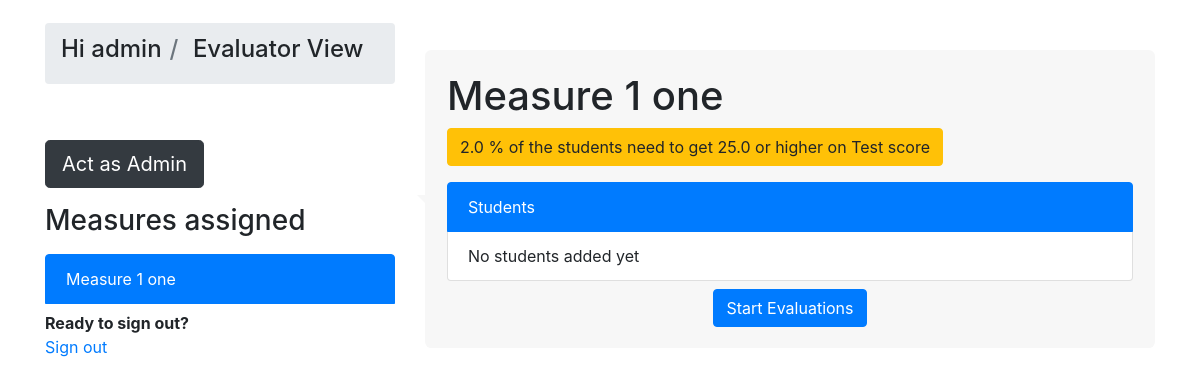
Page /home (signed in) on the earlier database version.
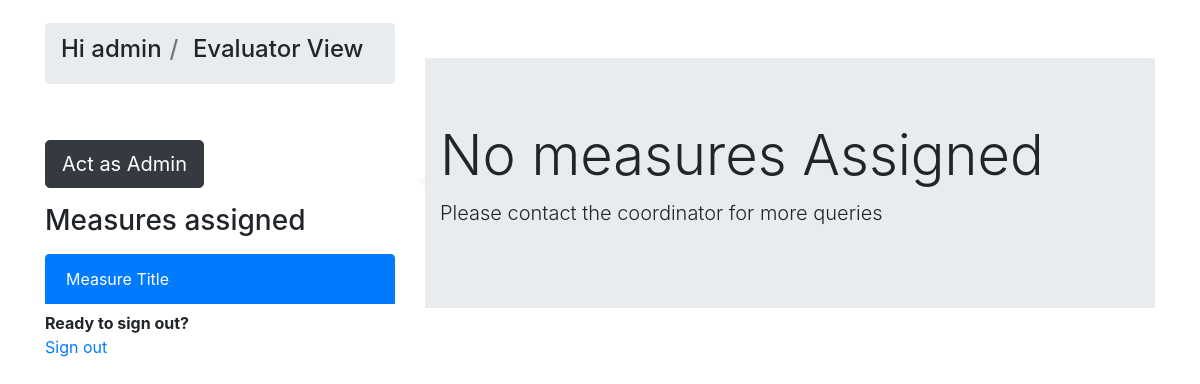
Same page on the later database version.
### main/models.py (models this page shows, shortened)
class Measure(models.Model):
    CUTOFF_TYPES = (('Percentage', 'Percentage'),
                  ('Percentile', 'Percentile'),
                  ('Average', 'Average')
                 )
    cutoff_type = models.CharField(max_length = 100, choices=CUTOFF_TYPES, default='Percentage')
    TOOL_TYPES = (('Rubric', 'Rubric'),
                  ('Test score', 'Test score')
                  )
    tool_type = models.CharField(max_length=100, choices=TOOL_TYPES, default='Rubric')
    measureTitle = models.CharField(max_length=200, default='', null=True)
    measureText = models.CharField(max_length=200, blank = True, null=True)
    outcome = models.ForeignKey(Outcome, null=True, on_delete = models.CASCADE)
    cutoff_percentage = models.FloatField(null=True, blank = True, default=0)
    cutoff_score = models.FloatField(null=True, blank=True, default=0)
    rubric = models.ForeignKey(Rubric,null=True, blank = True, on_delete = models.CASCADE)
    test_score = models.ForeignKey(Test_score, null=True, blank = True, on_delete = models.CASCADE)
    student = models.ManyToManyField(Student)
    evaluator = models.ManyToManyField(Evaluator)

### main/views.py (the view)
# urls.py: path('home', views.evaluatorhome, name='evaluatorhome'),
@login_required
def evaluatorhome(request):
    rubrics = Rubric.objects.all()
    students = Student.objects.all()
    evaluations = evaluate_rubric.objects.all()
    evaluated_flag = []
    for stu in students:
        if evaluations.filter(student=stu.name,evaluated_by=request.user.username).exists():
            evaluated_flag.append(stu.name)
    email_address = request.user.email
    measure = Measure.objects.filter(evaluator__in = Evaluator.objects.filter(email=email_address))
    context = {'rubrics':rubrics, 'students':students, 'evaluations':evaluations, 'measures':measure,
                'evaluated_flag':evaluated_flag}
    return render(request, 'main/evaluatorhome.html', context)

### main/templates/main/evaluatorhome.html (shortened to what this page needs)
{% extends  'base.html' %}
{% load static %}
{% block body_block %}
<div class = "container-fluid">
<div class = "container" id = "main_content">
  <div class="row d-flex align-items-center">
  <div class="col-4 ">
    {% if user.is_authenticated %}
      <ol class = 'breadcrumb'>
        <h4 class = "breadcrumb-item"> Hi {{ user.username }}</h4>
        <h4 class = "breadcrumb-item"> Evaluator View </h4>
    </ol>
        <p>
      <br>
        </p>
            {% if user.is_superuser %}
            <p> <a class = "btn btn-dark btn-lg" href="{%url 'main:dashboard'%}"> Act as Admin</a> </p>
            {% endif %}
    <div>
      <h3 class = "d-flex justify-content-between mb-3 "> Measures assigned
        </h3>
    </div>
    <div class="list-group " id="list-tab" role="tablist">
      {%for measure in measures%}
          {%if forloop.first %}
          <a class="list-group-item list-group-item-action active" id="list-home-list" data-toggle="list" href="#list-home{{measure.id}}" role="tab" aria-controls="home">{{measure.measureTitle}}</a>
          {%else%}
          <a class="list-group-item list-group-item-action" id="list-home-list" data-toggle="list" href="#list-home{{measure.id}}" role="tab" aria-controls="home">{{measure.measureTitle}}</a>
          {%endif%}
        {%empty%}
        <a class="list-group-item list-group-item-action active " id="list-home-list" data-toggle="list" href="#list-home" role="tab" aria-controls="home">Measure Title</a>
      {%endfor%}
      <div class = "mt-2">
      <b>Ready to sign out?</b>
      <p><a href="/logout">Sign out</a></p>
      {% else %}
        <p>You can't view this page</p>
      {% endif %}
      </div>
    </div>
  </div>
  <div class="col-8" >
    <div class="tab-content speech-bubble" id="nav-tabContent">
      {%for measure in measures%}
          {%if forloop.first %}
                <div class="tab-pane fade show measure_section active" id="list-home{{measure.id}}" role="tabpanel" aria-labelledby="list-home-list">
          {%else%}
                <div class="tab-pane fade show measure_section" id="list-home{{measure.id}}" role="tabpanel" aria-labelledby="list-home-list">
          {%endif%}
        <h1 class = "d-flex justify-content-between"> {{measure.measureTitle}}
         </h1>
         <button class = "btn btn-warning mb-3">
         {{measure.cutoff_percentage}} % of the students need to get
         {%if measure.cutoff_score%}
          {{measure.cutoff_score}}
          {%else%}
          average
          {%endif%}
             or higher
         on {{measure.tool_type}}
         </button>
        <ul class="list-group mb-2">
          <li class="list-group-item active d-flex justify-content-between">Students
          </li>
            {% for student in measure.student.all %}
                  <li class="d-flex list-group-item justify-content-between">
                    <div>
                    {{student.name}}
                    </div>
                    {%if student.name in evaluated_flag%}
                      <em> Already Evaluated </em>
                    {%else%}
                      <em> Not yet evaluated </em>
                    {%endif%}
                  </li>
            {%empty%}
              <li class="list-group-item"> No students added yet </li>
            {%endfor%}
            </ul>
            <form action = "{%url 'main:evaluator_rubric_select' measure.id%}" class = "text-center">
              <input type = "submit" class = "btn btn-primary" value = "Start Evaluations">  </input>
            </form>
  </div>
    {%empty%}
    <div class="jumbotron jumbotron-fluid">
      <div class="container">
        <h1 class="display-4">No measures Assigned</h1>
        <p class="lead">Please contact the coordinator for more queries</p>
      </div>
</div>
    {%endfor%}
</div>
    </div>
  </div>
</div>
</div>
<br/>
{%endblock%}

Differences in the rows shown:
removed Measure: measureTitle "Measure 1 one", cutoff_percentage "2.0", cutoff_score "25.0", tool_type "Test score"
Other differences:
text now shown: "Measure Title No measures Assigned Please contact the coordinator for more queries"
